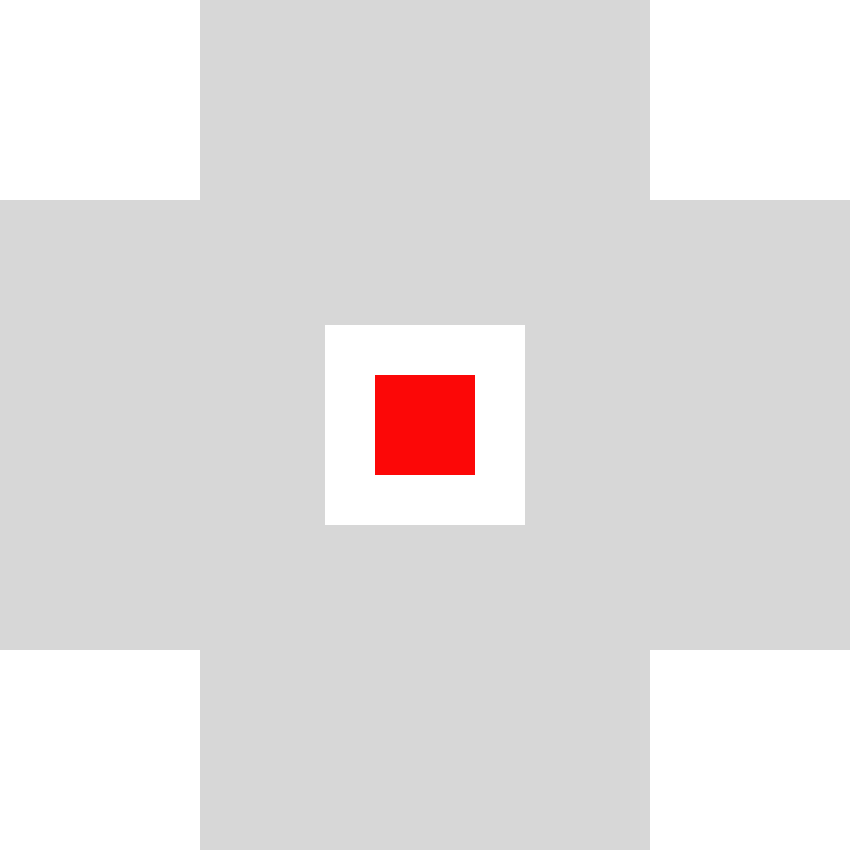
Frame 1 (no input)
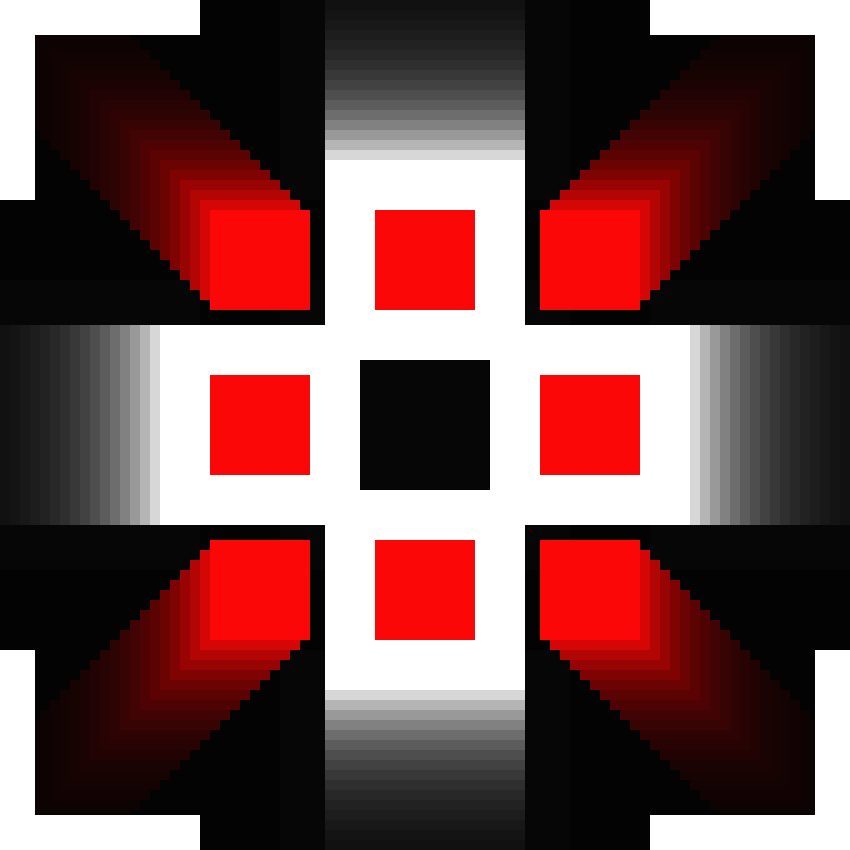
Frame 60 (no input)
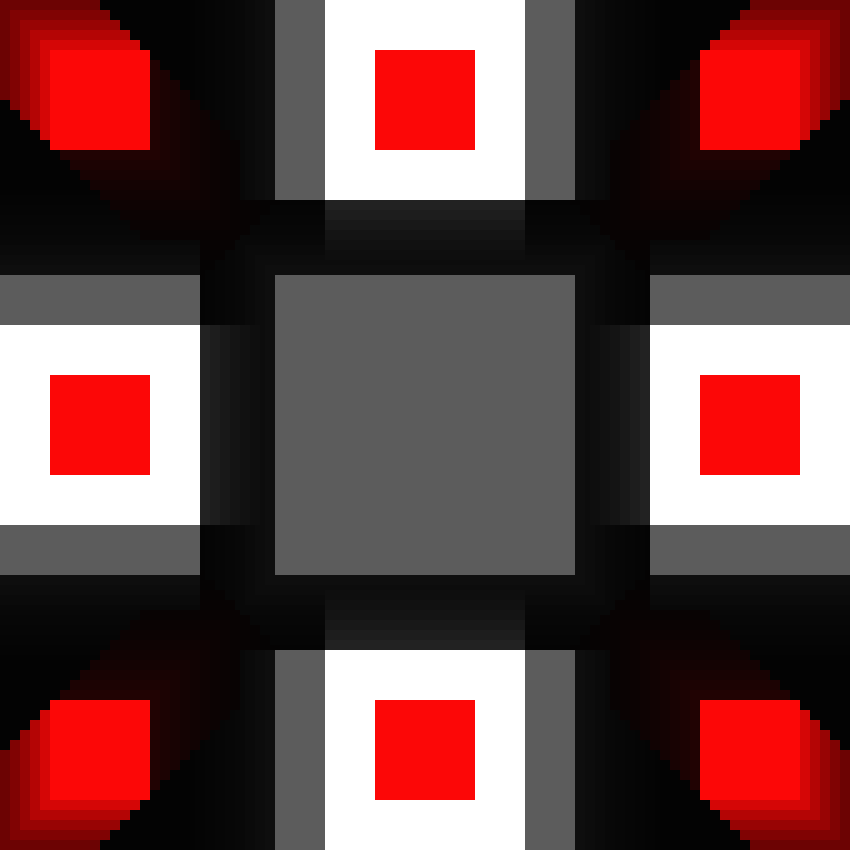
Frame 120 (the mouse pressed at the canvas centre since frame 60)

The p5.js sketch that drew these frames (run headless with seeded random() and noise() and a simulated clock; from frame 60 on, the mouse is pressed at the canvas centre):

// p5.js sketch
// ── sketch.js
var blade = 0;
function setup() {
  createCanvas(850, 850);
}

function draw() {
  background('#00000028');
  noStroke();
  fill('#FFFFFF');

  rect(0 + blade, 0, 200);
  rect(0, 0 + blade, 200);
  rect(0 + blade, 0 + blade, 200);
  rect(650 - blade, 0, 200);
  rect(650, 0 + blade, 200);
  rect(650 - blade, 0 + blade, 200);
  rect(0 + blade, 650 - blade, 200);
  rect(0 + blade, 650, 200);
  rect(0, 650 - blade, 200);
  rect(650 - blade, 650, 200);
  rect(650 - blade, 650 - blade, 200);
  rect(650, 650 - blade, 200);
  rect(325+blade,325,200)
  rect(325,325+blade,200)
  rect(325-blade,325,200)
  rect(325,325-blade,200)
  fill('#FC0707')
  rect(375+blade,375-blade,100)
  rect(375-blade,375+blade,100)
  rect(375-blade,375-blade,100)
  rect(375+blade,375+blade,100)
  rect(375+blade,375,100)
  rect(375-blade,375,100)
  rect(375,375+blade,100)
  rect(375,375-blade,100)
  fill("#673AB7");
  blade = blade + 10;
  if (blade > 375) {
    blade = -375;
  }
}
